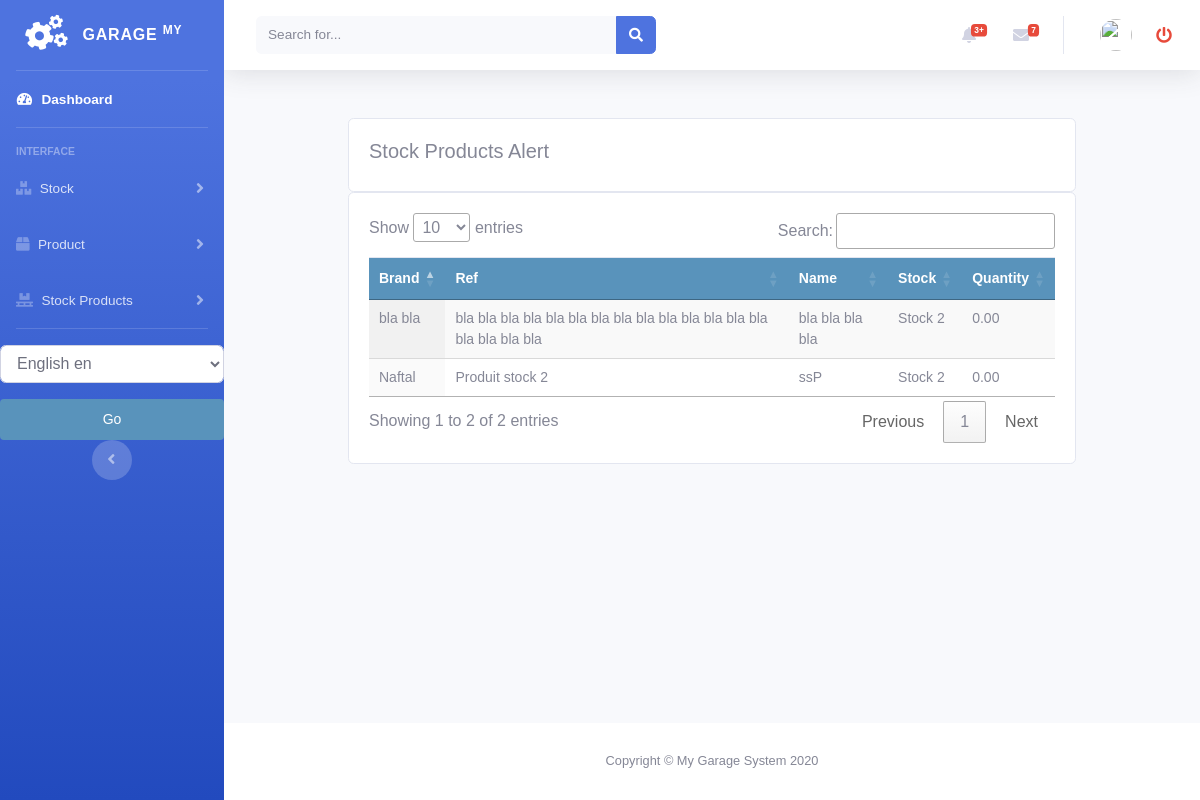
/stock/stockproduct_stockalert, run on an earlier commit of the app's database.
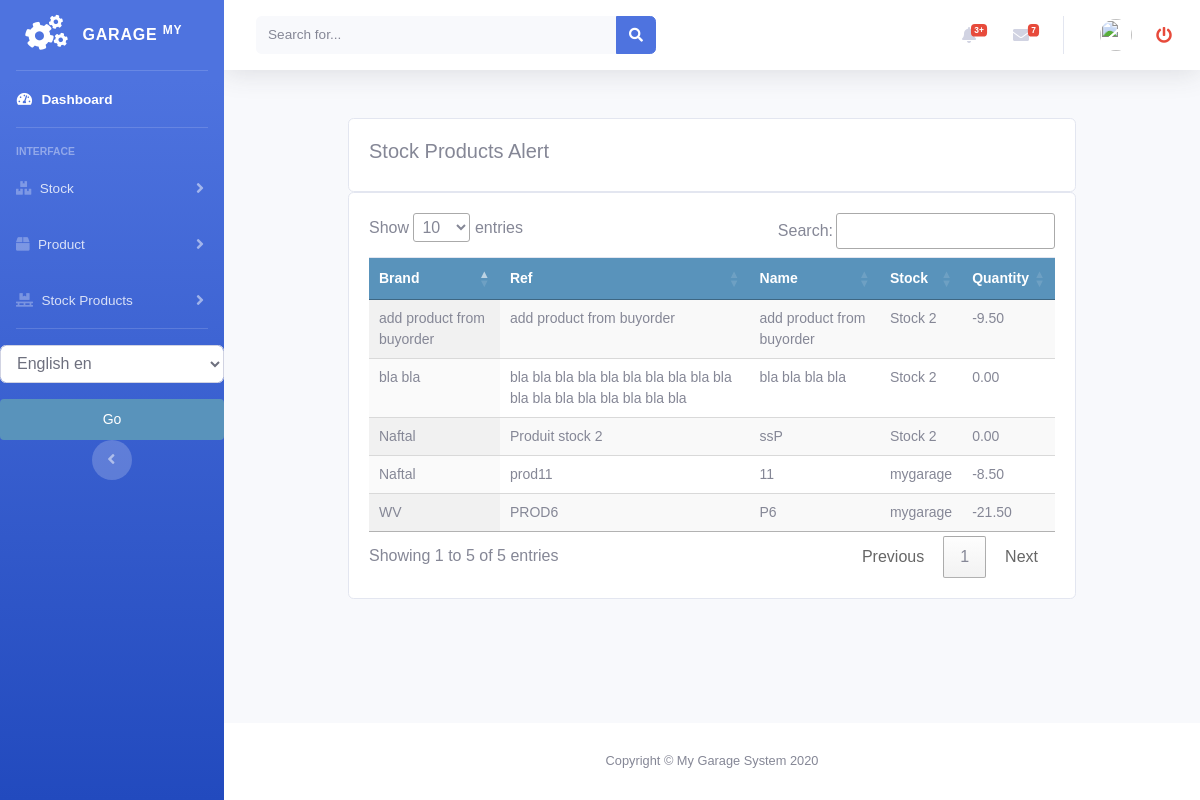
And on a later commit of the database.
### stock/models.py (models this page shows, shortened)
class StockProduct(models.Model):
    product = models.ForeignKey(Product, null=True, on_delete=models.CASCADE)
    quantity = models.DecimalField(max_digits=10, decimal_places=2, default=0)
    stock = models.ForeignKey(Stock, null=True, on_delete=models.CASCADE)
    class Meta:
        ordering = ('product',)
        verbose_name = 'stockproduct'
        verbose_name_plural = 'stockproducts'

class Stock(models.Model):
    name = models.CharField(max_length=250, null=True)
    class Meta:
        ordering = ('name',)
        verbose_name = 'stock'
        verbose_name_plural = 'stocks'
    def __str__(self):
        return self.name

### product/models.py (models this page shows, shortened)
class Product(models.Model):
    brand = models.CharField(max_length=250, null=True)
    name = models.CharField(max_length=250, null=True)
    ref = models.CharField(max_length=250, null=True)
    desc = models.CharField(max_length=250, null=True, blank=True)
    image = models.ImageField(upload_to='products/%Y/%m/%d', blank=True, )
    buyprice = models.DecimalField(max_digits=10, null=True, decimal_places=2, default=0)
    sellprice = models.DecimalField(max_digits=10, null=True, decimal_places=2, default=0)
    alert_quantity = models.PositiveIntegerField(default=1, blank=True, null=True)
    stock = models.ForeignKey('stock.Stock', blank=False, null=False, on_delete=models.CASCADE, default=1)
    class Meta:
        ordering = ('name',)
        verbose_name = 'product'
        verbose_name_plural = 'products'

### stock/views.py (the view)
# urls.py: path('stockproduct_stockalert', views.stockproduct_quantityalert, name='stockproduct_stockalert'),
def stockproduct_quantityalert(request):
    products = Product.objects.all()
    for product in products:
        stockproductsalert = StockProduct.objects.all().filter(quantity__lte=product.alert_quantity)
    context = {
        'stockproductsalert': stockproductsalert,
    }
    return render(request, 'stockproduct/stock_alert_list.html', context)

### accounts/templatetags/erpextra.py (called while the page is built)
@register.filter(name='has_group')
def has_group(user, group_name):
    group = Group.objects.get(name=group_name)
    return True if group in user.groups.all() else False

### stock/templates/stockproduct/stock_alert_list.html (shortened to what this page needs)
{% extends 'home.html' %}
{% load static %}
{% load i18n %}
{% block content %}
<br>
<div class="container">
    <div class="row">
    <div class="col-md">
        <div class="card card-body">
            <h5>{% trans "Stock Products Alert" %}</h5>
        </div>
        <div class="card card-body">
            <table id="table_id" class="table display text-center">
               <thead>
               <tr>
                    <th>{% trans "Brand" %}</th>
                    <th>{% trans "Ref" %}</th>
                    <th>{% trans "Name" %}</th>
                    <th>{% trans "Stock" %}</th>
                    <th>{% trans "Quantity" %}</th>
                </tr>
               </thead>
                <tbody>
                {% for prod in stockproductsalert %}
                <tr>
                    <td>
                       {{prod.product.brand}}
                   </td>
                    <td>
                       {{prod.product.name}}
                   </td>
                    <td>
                       {{prod.product.ref}}
                   </td>
                    <td>
                       {{prod.stock}}
                   </td>
                    <td>
                       {{prod.quantity}}
                   </td>
                </tr>
                {% endfor %}
                </tbody>
            </table>
        </div>
    </div>
</div>
</div>
{% endblock %}
{% block jsscript %}
<link rel="stylesheet" href="https://ajax.googleapis.com/ajax/libs/jqueryui/1.12.1/themes/smoothness/jquery-ui.css">
<link rel="stylesheet" href="https://cdnjs.cloudflare.com/ajax/libs/chosen/1.8.7/chosen.min.css"/>
<link rel="stylesheet" type="text/css" href="https://cdn.datatables.net/1.10.22/css/jquery.dataTables.css">
{% endblock %}

What changed in the data, as far as the page shows it:
now on this page (row edited): StockProduct: product.brand "WV", product.name "PROD6", product.ref "P6", stock "mygarage", quantity "-21.50"
added StockProduct: product.brand "add product from buyorder", product.name "add product from buyorder", product.ref "add product from buyorder", stock "Stock 2", quantity "-9.50"
now on this page (row edited): StockProduct: product.brand "Naftal", product.name "prod11", product.ref "11", stock "mygarage", quantity "-8.50"
Also different on the page:
text written by a page script: "Show entries Search: Showing 1 to 2 of 2 entries Previous 1 Next" → "Show entries Search: Showing 1 to 5 of 5 entries Previous 1 Next"
